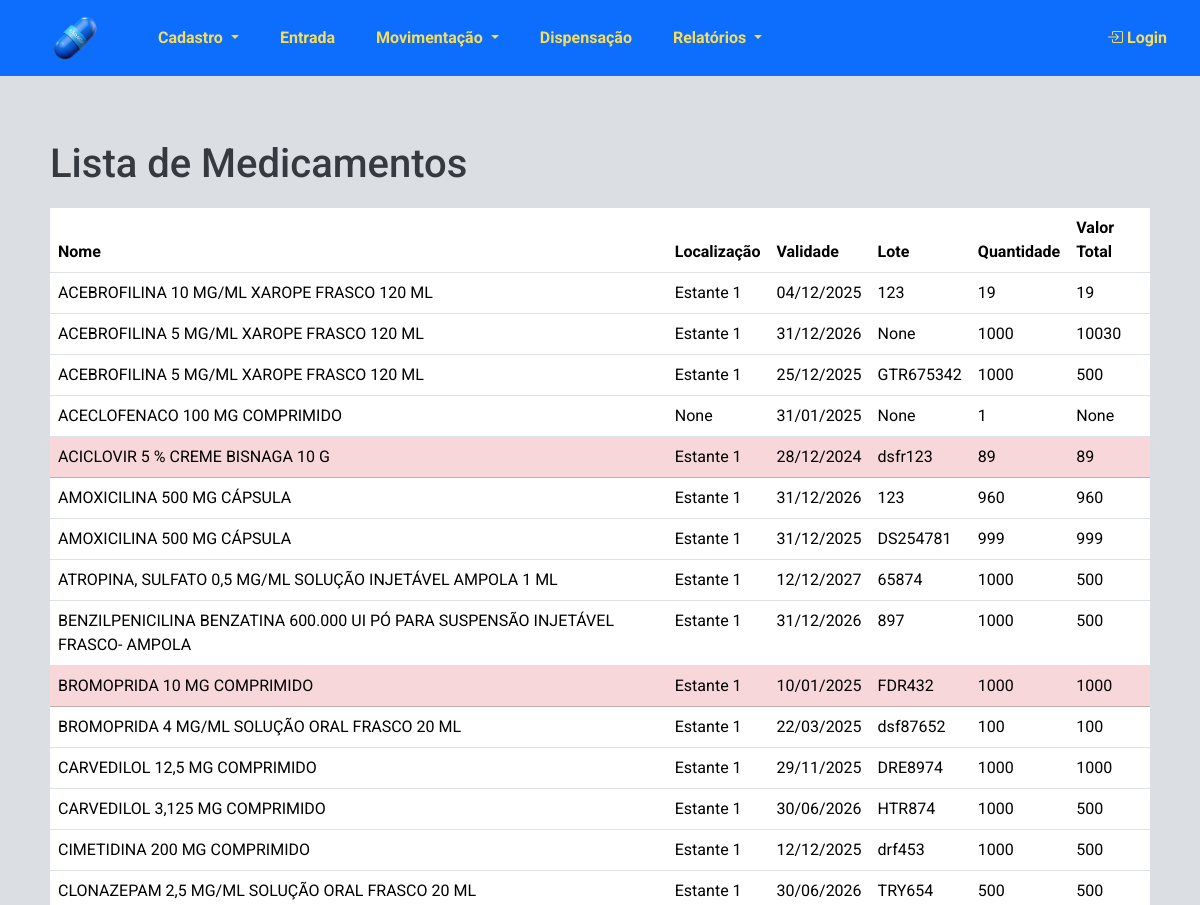
/estoque/lista_medicamentos/ (upper part), run on an earlier commit of the app's database.
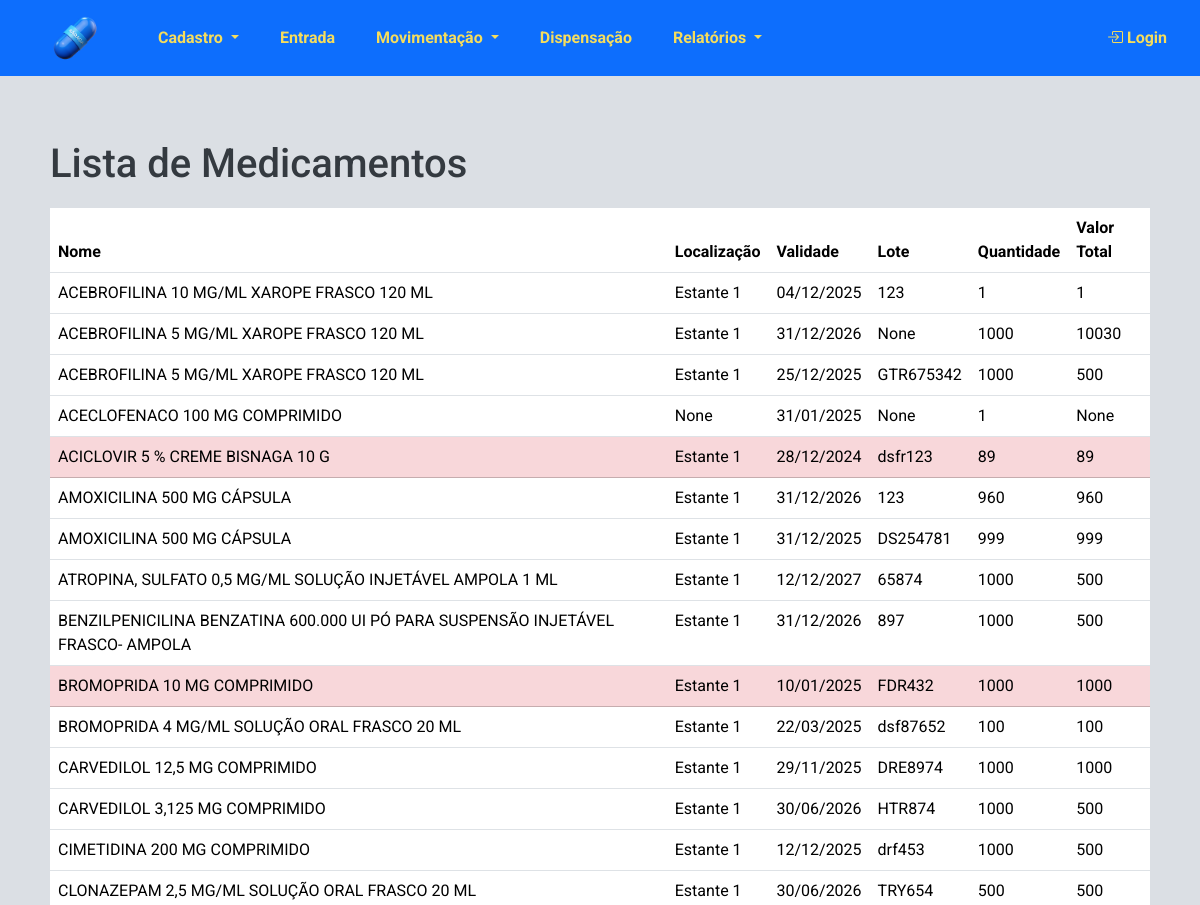
And on a later commit of the database.
### estoque/models.py (models this page shows, shortened)
class DetalhesMedicamento(models.Model):
    estoque = models.ForeignKey(EntradaEstoque, on_delete=models.CASCADE, related_name='detalhes_medicamentos')
    medicamento = models.ForeignKey(Medicamento, on_delete=models.CASCADE)
    quantidade = models.PositiveIntegerField(default=0)
    localizacao = models.CharField(max_length=100, blank=True, null=True, verbose_name=u"Localização")
    validade = models.DateField(blank=True, null=True)
    lote = models.CharField(max_length=50, blank=True, null=True)
    valor = models.DecimalField(max_digits=10, decimal_places=2, blank=True, null=True, verbose_name="Valor Unitário")
    fabricante = models.CharField(max_length=100, blank=True, null=True)

class Medicamento(models.Model):
    LISTA_CHOICES = [
        ('A', 'Lista A'),
        ('B', 'Lista B'),
        ('C', 'Lista C'),
    ]
    codigo_identificacao = models.CharField(max_length=100, blank=True, null=True)
    nome = models.CharField(max_length=255, blank=True, null=True)
    psicotropico = models.CharField(max_length=1, choices=LISTA_CHOICES, blank=True, null=True, verbose_name="Psicotrópico")

### estoque/views.py (the view)
# urls.py: path("lista_medicamentos/", views.lista_medicamentos, name="lista_medicamentos"),
def lista_medicamentos(request):
    now = timezone.now()
    now_plus_3_months = (now + timedelta(days=90)).date()
    detalhes_medicamentos = (
        DetalhesMedicamento.objects.values(
            "medicamento__nome", "localizacao", "validade", "lote"
        )
        .annotate(
            total_quantidade=Sum("quantidade"),
            total_valor=Sum(F("quantidade") * F("valor"))
        )
        .order_by("medicamento__nome", "lote")
    )
    return render(
        request,
        "estoque/lista_medicamentos.html",
        {
            "detalhes_medicamentos": detalhes_medicamentos,
            "now_plus_3_months": now_plus_3_months,
        },
    )

### estoque/templates/estoque/lista_medicamentos.html (shortened to what this page needs)
{% extends 'estoque/base.html' %}
{% block content %}
<h1>Lista de Medicamentos</h1>
<table class="table">
    <thead>
        <tr>
            <th scope="col">Nome</th>
            <th scope="col">Localização</th>
            <th scope="col">Validade</th>
            <th scope="col">Lote</th>
            <th scope="col">Quantidade</th>
            <th scope="col">Valor Total</th>
        </tr>
    </thead>
    <tbody>
        {% for detalhe_medicamento in detalhes_medicamentos %}
            {% if detalhe_medicamento.total_quantidade > 0 %}
                {% with detalhe_medicamento.validade as validade %}
                    {% if validade %}
                        {% if validade < now_plus_3_months %}
                            <tr class="table-danger">
                        {% else %}
                            <tr>
                        {% endif %}
                            <td>{{ detalhe_medicamento.medicamento__nome }}</td>
                            <td>{{ detalhe_medicamento.localizacao }}</td>
                            <td>{{ validade|date:"d/m/Y" }}</td>
                            <td>{{ detalhe_medicamento.lote }}</td>
                            <td>{{ detalhe_medicamento.total_quantidade }}</td>
                            <td>{{ detalhe_medicamento.total_valor }}</td>
                        </tr>
                    {% endif %}
                {% endwith %}
            {% endif %}
        {% endfor %}
    </tbody>
</table>
{% endblock %}

### estoque/templates/estoque/base.html (shortened to what this page needs)
<!DOCTYPE html>
<html>
<head>
    {% load static %}
    <link rel="stylesheet"
        href="https://cdnjs.cloudflare.com/ajax/libs/bootstrap-datepicker/1.9.0/css/bootstrap-datepicker.min.css">
    <link href="https://cdn.jsdelivr.net/npm/bootstrap@5.3.3/dist/css/bootstrap.min.css" rel="stylesheet"
>
    <link rel="stylesheet" href="{% static 'estoque/css/styles.css' %}">
    <link href="https://cdn.jsdelivr.net/npm/select2@4.1.0-rc.0/dist/css/select2.min.css" rel="stylesheet" />
    <link href="https://cdnjs.cloudflare.com/ajax/libs/bootstrap-icons/1.10.0/font/bootstrap-icons.min.css" rel="stylesheet">
</head>
<body>
    <nav class="navbar navbar-expand-lg navbar-dark bg-primary">
        <a href="{% url 'nova_dispensacao' %}">
            <img src="{% static 'estoque/pill.png' %}" alt="UML" style="margin: 5px 50px;height: 50px;" />
        </a>
        <div class="collapse navbar-collapse" id="navbarNav">
            <ul class="navbar-nav">
                <li class="nav-item dropdown">
                    <a class="nav-link dropdown-toggle" href="#" role="button" id="cadastroDropdown" role="button"
                        data-bs-toggle="dropdown" aria-haspopup="true" aria-expanded="false">
                        Cadastro
                    </a>
                </li>
                <li class="nav-item">
                    <a class="nav-link" href="{% url 'entrada_estoque' %}">Entrada</a>
                </li>
                <li class="nav-item dropdown">
                    <a class="nav-link dropdown-toggle" href="#" id="saidasDropdown" role="button"
                        data-bs-toggle="dropdown" aria-haspopup="true" aria-expanded="false">
                        Movimentação
                    </a>
                </li>
                <li class="nav-item">
                    <a class="nav-link" href="{% url 'nova_dispensacao' %}">Dispensação</a>
                </li>
                <li class="nav-item dropdown">
                    <a class="nav-link dropdown-toggle" href="#" id="relatoriosDropdown" role="button"
                        data-bs-toggle="dropdown" aria-haspopup="true" aria-expanded="false">
                        Relatórios
                    </a>
                </li>
            </ul>
            <ul class="navbar-nav ms-auto">
                {% if user.is_authenticated %}
                <li class="nav-item">
                    <span class="navbar-text">Bem-vindo, {{ user.username }}!</span>
                </li>
                <li class="nav-item">
                    <form id="logout-form" action="{% url 'logout' %}" method="POST" style="display: none;">
                        {% csrf_token %}
                    </form>
                    <a class="nav-link" href="#"
                        onclick="event.preventDefault(); document.getElementById('logout-form').submit();">
                        Logout
                    </a>
                </li>
                {% else %}
                <li class="nav-item">
                    <a class="nav-link" href="{% url 'login' %}">
                        <i class="bi bi-box-arrow-in-right"></i> Login
                    </a>
                </li>
                {% endif %}
            </ul>
        </div>
    </nav>
    <br>
    <div class="container content">
        {% block content %}{% endblock %}
    </div>
</body>
</html>

### estoque/static/estoque/css/styles.css (style rules this page uses)
html, body { height: 100%; margin: 0; padding: 0; font-family: 'Roboto', sans-serif; background-color: #dbdfe4; color: #343a40; display: flex; flex-direction: column; }
.navbar { background-color: #007bff; margin-bottom: 0; align-items: center; }
.navbar .navbar-brand, .navbar .nav-link { color: #F5DD5D !important; font-weight: bold; font-family: 'Roboto', sans-serif; }
.navbar .navbar-nav .nav-item { margin-right: 25px; }
.navbar-collapse { justify-content: center; }
.navbar img { vertical-align: middle; }
.navbar .navbar-nav.ms-auto { margin-left: auto; }
.content { flex: 1; padding: 20px; }
.container { margin-top: 20px; }
h1, h2, h3, h4, h5, h6 { font-family: 'Roboto', sans-serif; color: #343a40; margin-bottom: 20px; }
h1 { font-size: 2.5rem; }

What changed in the data, as far as the page shows it:
changed DetalhesMedicamento (number 1 of 13 on the later page): total_quantidade "19" → "1"; total_valor "19" → "1"
